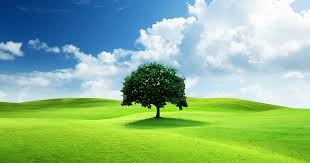
#> input picture Week 2/Question 1/image1.jpeg, 310 x 163 px
$ jupyter execute Q1_Week2.ipynb
#> lines starting #> are read from the running program, lines starting #| are printed output that depends on the picture; after the words box and inside, x2 and y2 are one past the last pixel; in counts of white or black regions, pixels touching at a corner belong together
[cell 1]
import cv2
import numpy as np
import matplotlib.pyplot as plt

[cell 2]
def show_images(images, titles, cmap=None):
    """Plots multiple images in a single row."""
    n = len(images)
    plt.figure(figsize=(15, 5))
    for i in range(n):
        plt.subplot(1, n, i + 1)
        plt.imshow(images[i], cmap=cmap)
        plt.title(titles[i])
        plt.axis('off')
    plt.show()

[cell 3]
def display_details(path):
#> called with path = 'image1.jpeg'
    image_path = path
    original_img = cv2.imread(image_path)
#> original_img is the input picture: shape (163, 310, 3); mean B, G, R 140.2, 183.7, 140.1

    if original_img is None:
        print(f"Error: Could not load image -> {image_path}.")
    else:
        original_rgb = cv2.cvtColor(original_img, cv2.COLOR_BGR2RGB)
        gray_img = cv2.cvtColor(original_img, cv2.COLOR_BGR2GRAY)
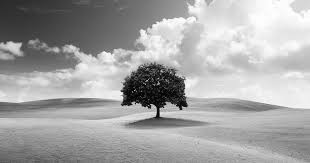
#> gray_img: shape (163, 310); min 1, max 255, mean 165.7

        show_images([original_rgb, gray_img], ['Original Image', 'Grayscale Image'], cmap='gray')
#> in show_images, `n = len(images)`: n = 2

        plt.figure(figsize=(8, 4))
        plt.hist(gray_img.ravel(), bins=256, range=[0, 256], color='gray', alpha=0.7)
        plt.title('Grayscale Pixel Intensity Histogram')
        plt.xlabel('Pixel Intensity (0=Black, 255=White)')
        plt.ylabel('Number of Pixels')
        plt.show()
#> figure, not shown here; tallest bar 509 high, from x = 186 to 187

        resized_img = cv2.resize(gray_img, (256, 256))
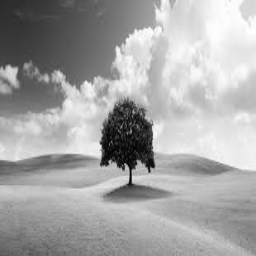
#> resized_img: shape (256, 256); min 2, max 255, mean 165.6

        print(f"Original Shape: {gray_img.shape} | Resized Shape: {resized_img.shape}")
#| Original Shape: (163, 310) | Resized Shape: (256, 256)

        edges = cv2.Canny(gray_img, 100, 200)
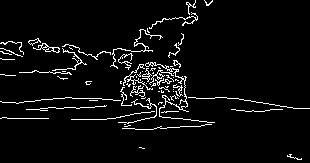
#> edges: shape (163, 310); 5% white in thin lines or dots

        show_images([gray_img, edges], ['Grayscale', 'Canny Edge Detection'], cmap='gray')

        row, col = gray_img.shape
#> row = 163; col = 310
        mean = 0
        sigma = 25 # Adjust sigma to increase/decrease noise
        gauss_noise = np.random.normal(mean, sigma, (row, col))

        noisy_img = np.zeros(gray_img.shape, np.float32)
        noisy_img = gray_img + gauss_noise
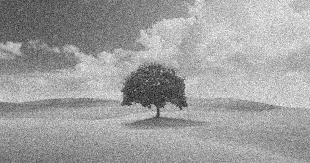
#> noisy_img: shape (163, 310) float64; min -105.5, max 328.1, mean 165.6; drawn with min black and max white
        noisy_img = np.clip(noisy_img, 0, 255).astype(np.uint8) # Keep values valid between 0-255

        denoised_img = cv2.GaussianBlur(noisy_img, (5, 5), 0)

        show_images([noisy_img, denoised_img], ['Image with Added Noise', 'Noise Removed (Gaussian Filter)'], cmap='gray')

[cell 4]
image_1="image1.jpeg"
display_details(image_1)

[cell 5]
image_2="image2.jpg"
display_details(image_2)
#> call 2 of display_details, with path = 'image2.jpg'
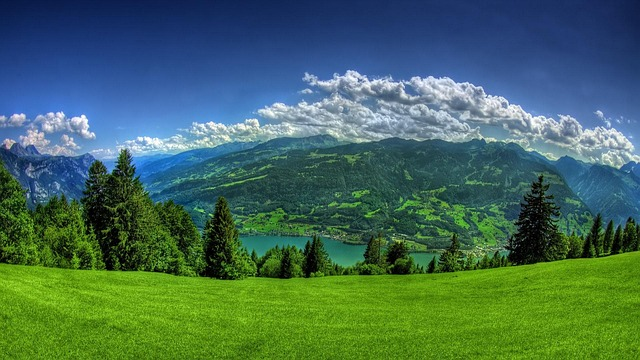
#> input picture Week 2/Question 1/image2.jpg, 640 x 360 px
#> in display_details, original_img is the input picture: shape (360, 640, 3); mean B, G, R 88.6, 106.7, 67.9
#> in display_details (call 2), `plt.show()`:
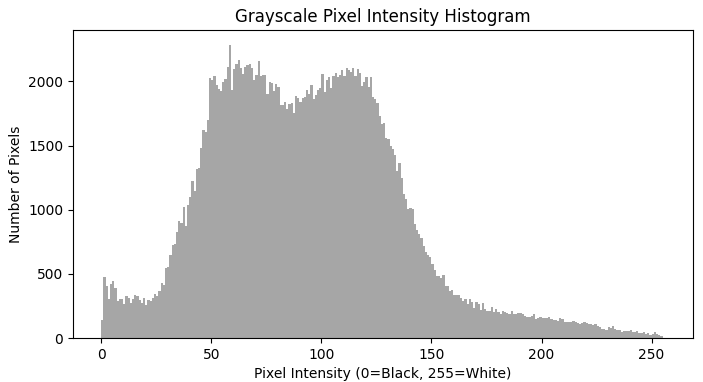
#> figure drawn by matplotlib, 1 panel; tallest bar 2287 high, from x = 58 to 59
#> in display_details (call 2), `resized_img = cv2.resize(gray_img, (256, 256))`:
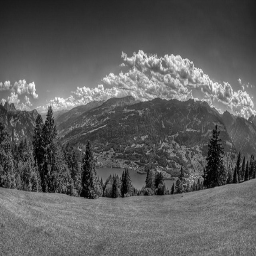
#> resized_img: shape (256, 256); min 0, max 254, mean 92.9
#| Original Shape: (360, 640) | Resized Shape: (256, 256)
#> in display_details (call 2), `edges = cv2.Canny(gray_img, 100, 200)`:
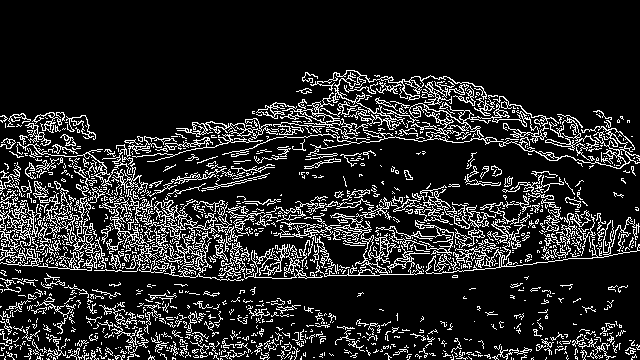
#> edges: shape (360, 640); 14.5% white in thin lines or dots, all inside (x1, y1, x2, y2) = (0, 70, 640, 360)
#> in display_details (call 2), `noisy_img = gray_img + gauss_noise`:
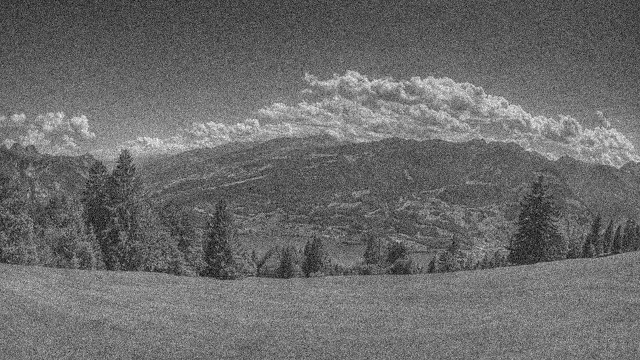
#> noisy_img: shape (360, 640) float64; min -79.36, max 329, mean 93.1; drawn with min black and max white
#> in display_details (call 2), `denoised_img = cv2.GaussianBlur(noisy_img, (5, 5), 0)`:
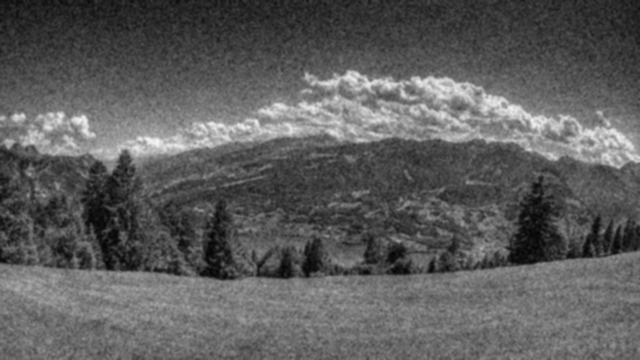
#> denoised_img: shape (360, 640); min 4, max 245, mean 92.9
